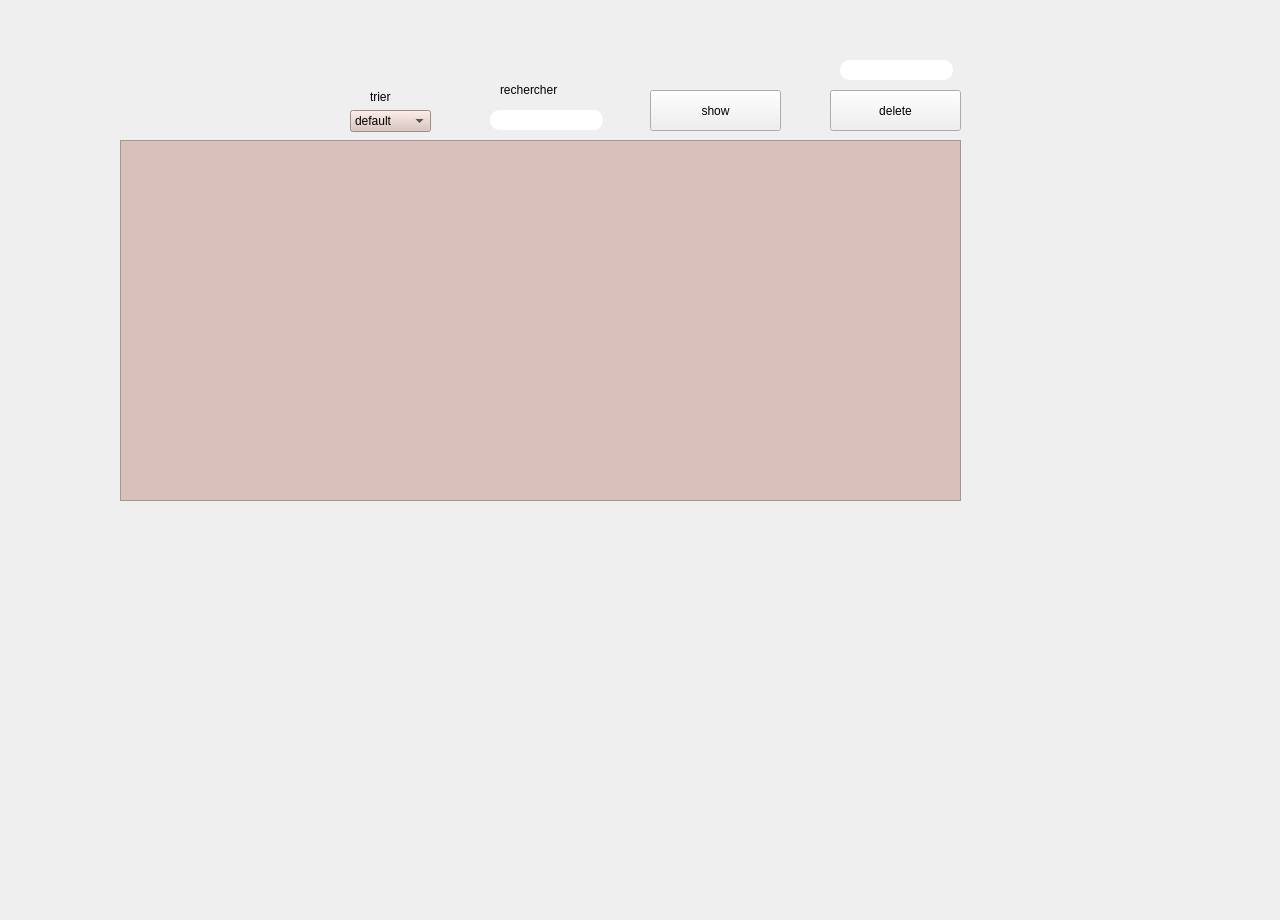
      <widget class="QWidget" name="tab_27">
       <attribute name="title">
        <string>Page</string>
       </attribute>
       <widget class="QComboBox" name="tri">
        <property name="geometry">
         <rect>
          <x>350</x>
          <y>110</y>
          <width>81</width>
          <height>22</height>
         </rect>
        </property>
        <property name="styleSheet">
         <string notr="true">
background-color:#d9c1bb;


font: 81 8pt &quot;Rockwell Extra Bold&quot;</string>
        </property>
        <item>
         <property name="text">
          <string>default</string>
         </property>
        </item>
        <item>
         <property name="text">
          <string>id ↑</string>
         </property>
        </item>
        <item>
         <property name="text">
          <string>id ↓</string>
         </property>
        </item>
       </widget>
       <widget class="QLabel" name="label_54">
        <property name="geometry">
         <rect>
          <x>20</x>
          <y>-160</y>
          <width>1251</width>
          <height>911</height>
         </rect>
        </property>
        <property name="text">
         <string/>
        </property>
        <property name="pixmap">
         <pixmap>../../../Downloads/back.png</pixmap>
        </property>
       </widget>
       <widget class="QTableView" name="tab_users">
        <property name="geometry">
         <rect>
          <x>120</x>
          <y>140</y>
          <width>841</width>
          <height>361</height>
         </rect>
        </property>
        <property name="styleSheet">
         <string notr="true">
background-color:#d9c1bb;


font: 81 8pt &quot;Rockwell Extra Bold&quot;</string>
        </property>
       </widget>
       <widget class="QPushButton" name="pushButton_12">
        <property name="geometry">
         <rect>
          <x>830</x>
          <y>90</y>
          <width>131</width>
          <height>41</height>
         </rect>
        </property>
        <property name="styleSheet">
         <string notr="true">QPushButton

{
	background-color: rgb(72, 78, 86);
	border-style: outset;
    border-width: 2px;
    border-radius:20px;
    border-color: beige;
    font: bold 14px;;
    padding: 6px;
	color: rgb(255, 255, 255);

}

QPushButton:hover

{
	background-color: rgb(106, 227, 231);
	color: rgb(0, 0, 0);
	gridline-color: rgb(94, 118, 255);
}

QPushButton:pressed</string>
        </property>
        <property name="text">
         <string>delete</string>
        </property>
       </widget>
       <widget class="QLabel" name="label_55">
        <property name="geometry">
         <rect>
          <x>500</x>
          <y>80</y>
          <width>121</width>
          <height>20</height>
         </rect>
        </property>
        <property name="styleSheet">
         <string notr="true">
font: 81 10pt &quot;Rockwell Extra Bold&quot;</string>
        </property>
        <property name="text">
         <string>rechercher</string>
        </property>
       </widget>
       <widget class="QLineEdit" name="sup">
        <property name="geometry">
         <rect>
          <x>840</x>
          <y>60</y>
          <width>113</width>
          <height>20</height>
         </rect>
        </property>
        <property name="styleSheet">
         <string notr="true">border-radius: 10px;
background-color: rgb(255, 255, 255);</string>
        </property>
       </widget>
       <widget class="QLineEdit" name="rech">
        <property name="geometry">
         <rect>
          <x>490</x>
          <y>110</y>
          <width>113</width>
          <height>20</height>
         </rect>
        </property>
        <property name="styleSheet">
         <string notr="true">border-radius: 10px;
background-color: rgb(255, 255, 255);</string>
        </property>
       </widget>
       <widget class="QPushButton" name="pushButton_13">
        <property name="geometry">
         <rect>
          <x>650</x>
          <y>90</y>
          <width>131</width>
          <height>41</height>
         </rect>
        </property>
        <property name="styleSheet">
         <string notr="true">
QPushButton

{
	background-color: rgb(72, 78, 86);
	border-style: outset;
    border-width: 2px;
    border-radius:20px;
    border-color: beige;
    font: bold 14px;;
    padding: 6px;
	color: rgb(255, 255, 255);

}

QPushButton:hover

{
	background-color: rgb(106, 227, 231);
	color: rgb(0, 0, 0);
	gridline-color: rgb(94, 118, 255);
}

QPushButton:pressed</string>
        </property>
        <property name="text">
         <string>show</string>
        </property>
       </widget>
       <widget class="QLabel" name="label_56">
        <property name="geometry">
         <rect>
          <x>370</x>
          <y>90</y>
          <width>47</width>
          <height>14</height>
         </rect>
        </property>
        <property name="styleSheet">
         <string notr="true">
font: 81 10pt &quot;Rockwell Extra Bold&quot;</string>
        </property>
        <property name="text">
         <string>trier</string>
        </property>
       </widget>
       <zorder>label_54</zorder>
       <zorder>tri</zorder>
       <zorder>tab_users</zorder>
       <zorder>pushButton_12</zorder>
       <zorder>label_55</zorder>
       <zorder>sup</zorder>
       <zorder>rech</zorder>
       <zorder>pushButton_13</zorder>
       <zorder>label_56</zorder>
      </widget>
